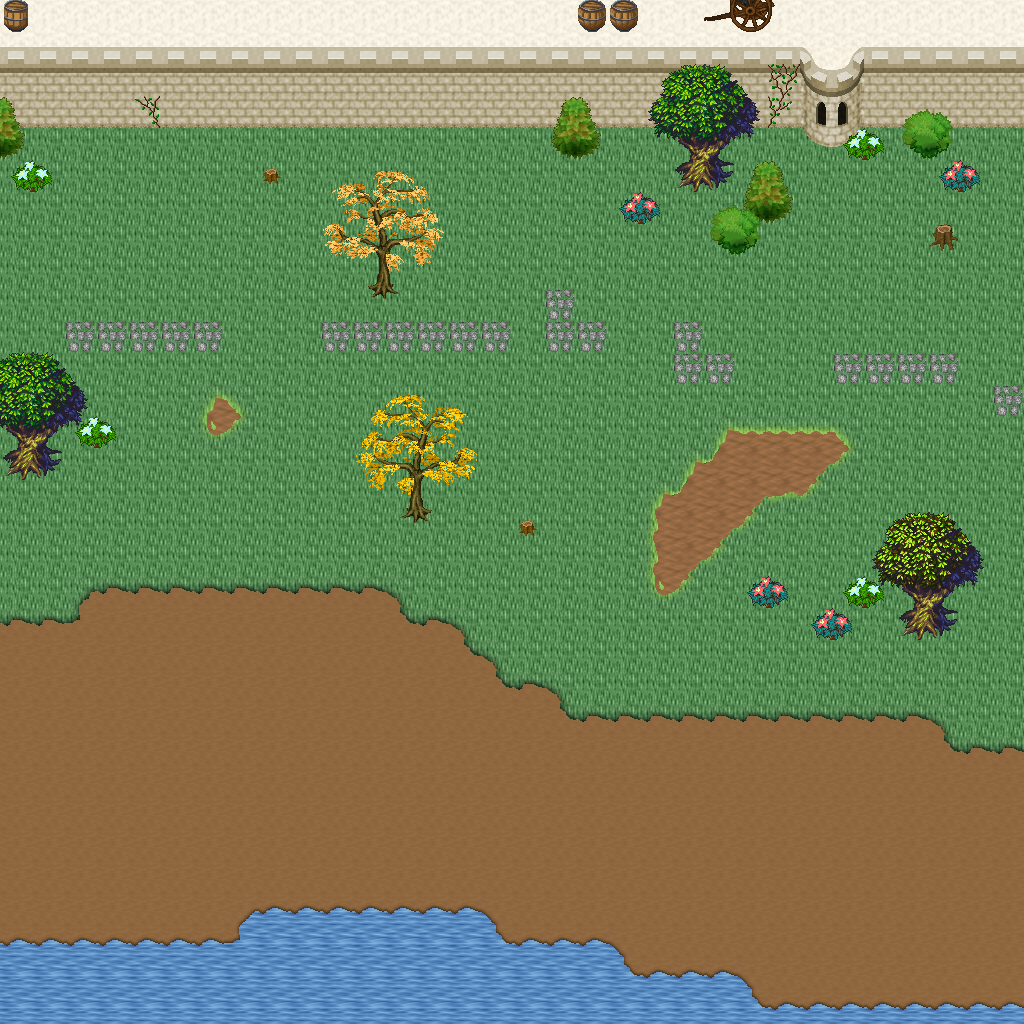

A level layout from a 2D game, rendered from its tile map. Below: a short description, then the map file with tile-grid data replaced by summaries:
An orthogonal 32x32 tile map with 32x32 px tiles, 5 tile layers (Ground, Objects, Objects2, Above, ...), 1 hidden layer not drawn, 29 tilesets.

<map version="1.10" tiledversion="1.11.0" orientation="orthogonal" renderorder="right-down" width="32" height="32" tilewidth="32" tileheight="32" infinite="0" nextlayerid="11" nextobjectid="1">
 <tileset firstgid="1" name="logic_collision" tilewidth="32" tileheight="32" tilecount="1" columns="1">
  <image source="../drawable/logic_collision.png" width="32" height="32" />
 </tileset>
 <tileset firstgid="2" name="ground_ground" tilewidth="32" tileheight="32" tilecount="33" columns="3">
  <image source="../drawable/ground_ground.png" width="96" height="352" />
 </tileset>
 <tileset firstgid="35" name="building_castle" tilewidth="32" tileheight="32" tilecount="320" columns="20">
  <image source="../drawable/building_castle.png" width="640" height="512" />
 </tileset>
 <tileset firstgid="355" name="ground_grass_corners" tilewidth="32" tileheight="32" tilecount="24" columns="6">
  <image source="../drawable/ground_grass_corners.png" width="192" height="128" />
 </tileset>
 <tileset firstgid="379" name="ground_grass_edges" tilewidth="32" tileheight="32" tilecount="36" columns="12">
  <image source="../drawable/ground_grass_edges.png" width="384" height="96" />
 </tileset>
 <tileset firstgid="415" name="ground_water_pool" tilewidth="32" tileheight="32" tilecount="72" columns="3">
  <image source="../drawable/ground_water_pool.png" width="96" height="768" />
 </tileset>
 <tileset firstgid="487" name="ground_earth_edges" tilewidth="32" tileheight="32" tilecount="18" columns="6">
  <image source="../drawable/ground_earth_edges.png" width="192" height="96" />
 </tileset>
 <tileset firstgid="505" name="item_weapon_cannon" tilewidth="32" tileheight="32" tilecount="12" columns="3">
  <image source="../drawable/item_weapon_cannon.png" width="96" height="128" />
 </tileset>
 <tileset firstgid="517" name="item_pot_barrels_1" tilewidth="32" tileheight="32" tilecount="8" columns="4">
  <image source="../drawable/item_pot_barrels_1.png" width="128" height="64" />
 </tileset>
 <tileset firstgid="525" name="ground_cobbled_paving" tilewidth="32" tileheight="32" tilecount="1" columns="1">
  <image source="../drawable/ground_cobbled_paving.png" width="32" height="32" />
 </tileset>
 <tileset firstgid="526" name="ground_ridge_earth_pale" tilewidth="32" tileheight="32" tilecount="96" columns="12">
  <image source="../drawable/ground_ridge_earth_pale.png" width="384" height="256" />
 </tileset>
 <tileset firstgid="622" name="plant_bushes_and_trees" tilewidth="32" tileheight="32" tilecount="144" columns="16">
  <image source="../drawable/plant_bushes_and_trees.png" width="512" height="289" />
 </tileset>
 <tileset firstgid="766" name="plant_bush_leafy_2" tilewidth="32" tileheight="32" tilecount="12" columns="6">
  <image source="../drawable/plant_bush_leafy_2.png" width="192" height="64" />
 </tileset>
 <tileset firstgid="778" name="plant_bush_flowering" tilewidth="32" tileheight="32" tilecount="72" columns="8">
  <image source="../drawable/plant_bush_flowering.png" width="256" height="288" />
 </tileset>
 <tileset firstgid="850" name="plant_stump_small_stump" tilewidth="32" tileheight="32" tilecount="4" columns="2">
  <image source="../drawable/plant_stump_small_stump.png" width="64" height="64" />
 </tileset>
 <tileset firstgid="854" name="plant_tree_fall_trees" tilewidth="32" tileheight="32" tilecount="40" columns="8">
  <image source="../drawable/plant_tree_fall_trees.png" width="256" height="160" />
 </tileset>
 <tileset firstgid="894" name="logic_creature_animal" tilewidth="32" tileheight="32" tilecount="32" columns="8">
  <image source="../drawable/logic_creature_animal.png" width="256" height="128" />
 </tileset>
 <tileset firstgid="926" name="logic_creature_rodent" tilewidth="32" tileheight="32" tilecount="8" columns="8">
  <image source="../drawable/logic_creature_rodent.png" width="256" height="32" />
 </tileset>
 <tileset firstgid="934" name="plant_vine" tilewidth="32" tileheight="32" tilecount="3" columns="1">
  <image source="../drawable/plant_vine.png" width="32" height="96" />
 </tileset>
 <tileset firstgid="937" name="building_cottage" tilewidth="32" tileheight="32" tilecount="256" columns="16">
  <image source="../drawable/building_cottage.png" width="512" height="512" />
 </tileset>
 <tileset firstgid="1193" name="building_roof_thatched_roof" tilewidth="32" tileheight="32" tilecount="256" columns="16">
  <image source="../drawable/building_roof_thatched_roof.png" width="512" height="512" />
 </tileset>
 <tileset firstgid="1449" name="building_window_windows" tilewidth="32" tileheight="32" tilecount="256" columns="16">
  <image source="../drawable/building_window_windows.png" width="512" height="512" />
 </tileset>
 <tileset firstgid="1705" name="building_door_doors" tilewidth="32" tileheight="32" tilecount="256" columns="16">
  <image source="../drawable/building_door_doors.png" width="512" height="512" />
 </tileset>
 <tileset firstgid="1961" name="building_fence_fence_wooden" tilewidth="32" tileheight="32" tilecount="12" columns="3">
  <image source="../drawable/building_fence_fence_wooden.png" width="96" height="128" />
 </tileset>
 <tileset firstgid="1973" name="ground_ground_3" tilewidth="32" tileheight="32" tilecount="5" columns="5">
  <image source="../drawable/ground_ground_3.png" width="160" height="32" />
 </tileset>
 <tileset firstgid="1978" name="plant_tree_tree_darkgreen" tilewidth="32" tileheight="32" tilecount="88" columns="8">
  <image source="../drawable/plant_tree_tree_darkgreen.png" width="256" height="352" />
 </tileset>
 <tileset firstgid="2066" name="logic_portal" tilewidth="32" tileheight="32" tilecount="24" columns="8">
  <image source="../drawable/logic_portal.png" width="256" height="96" />
 </tileset>
 <tileset firstgid="2090" name="building_decoration_magician_banner" tilewidth="32" tileheight="32" tilecount="3" columns="3">
  <image source="../drawable/building_decoration_magician_banner.png" width="96" height="32" />
 </tileset>
 <tileset firstgid="2093" name="ground_ladder_vertical_dark" tilewidth="32" tileheight="32" tilecount="3" columns="3">
  <image source="../drawable/ground_ladder_vertical_dark.png" width="96" height="32" />
 </tileset>
 <layer id="1" name="Ground" width="32" height="32">
  <data>[1024 cells, 1024 non-empty, 7 distinct tile ids]</data>
 </layer>
 <layer id="2" name="Objects" width="32" height="32">
  <data>[1024 cells, 196 non-empty, 47 distinct tile ids]</data>
 </layer>
 <layer id="3" name="Objects2" width="32" height="32">
  <data>[1024 cells, 11 non-empty, 10 distinct tile ids]</data>
 </layer>
 <layer id="4" name="Above" width="32" height="32">
  <data>[1024 cells, 74 non-empty, 60 distinct tile ids]</data>
 </layer>
 <layer id="5" name="Above2" width="32" height="32">
  <data>[1024 cells, 0 non-empty, 0 distinct tile ids]</data>
 </layer>
 <layer id="6" name="Walkable" width="32" height="32" visible="0">
  <data>[1024 cells, 165 non-empty, 1 distinct tile ids]</data>
 </layer>
 <objectgroup id="7" name="Mapevents" />
 <objectgroup id="8" name="Spawn" />
 <objectgroup id="9" name="Keys" />
 <objectgroup id="10" name="Replace" />
</map>
